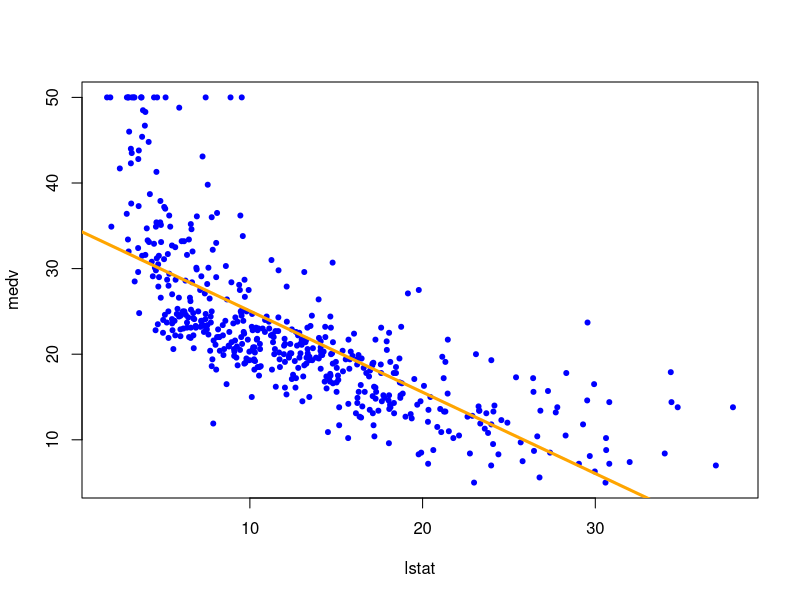

Write R code to recreate this figure.
## ---- chunk 1
library(MASS)
?Boston
## ---- chunk 2
colnames(Boston)
## ---- chunk 3
attach(Boston)
## ---- chunk 4
lm(medv ~ lstat)
## ---- chunk 5
lm.fit <- lm(medv ~ lstat)
summary(lm.fit)
## ---- chunk 6
names(lm.fit)
lm.fit$coefficients
## ---- chunk 7
coef(lm.fit)
# medv <- 34.554 -0.95 * lstat
## ---- chunk 8
confint(lm.fit, level = 0.95)
## ---- chunk 9
plot(lstat, medv, col = "blue", pch=20, lty = 2)
abline(lm.fit, col = "orange", lwd = 3)
## ---- chunk 10
cor(lstat, medv)
summary(lm.fit)$r.squared
var(medv)
